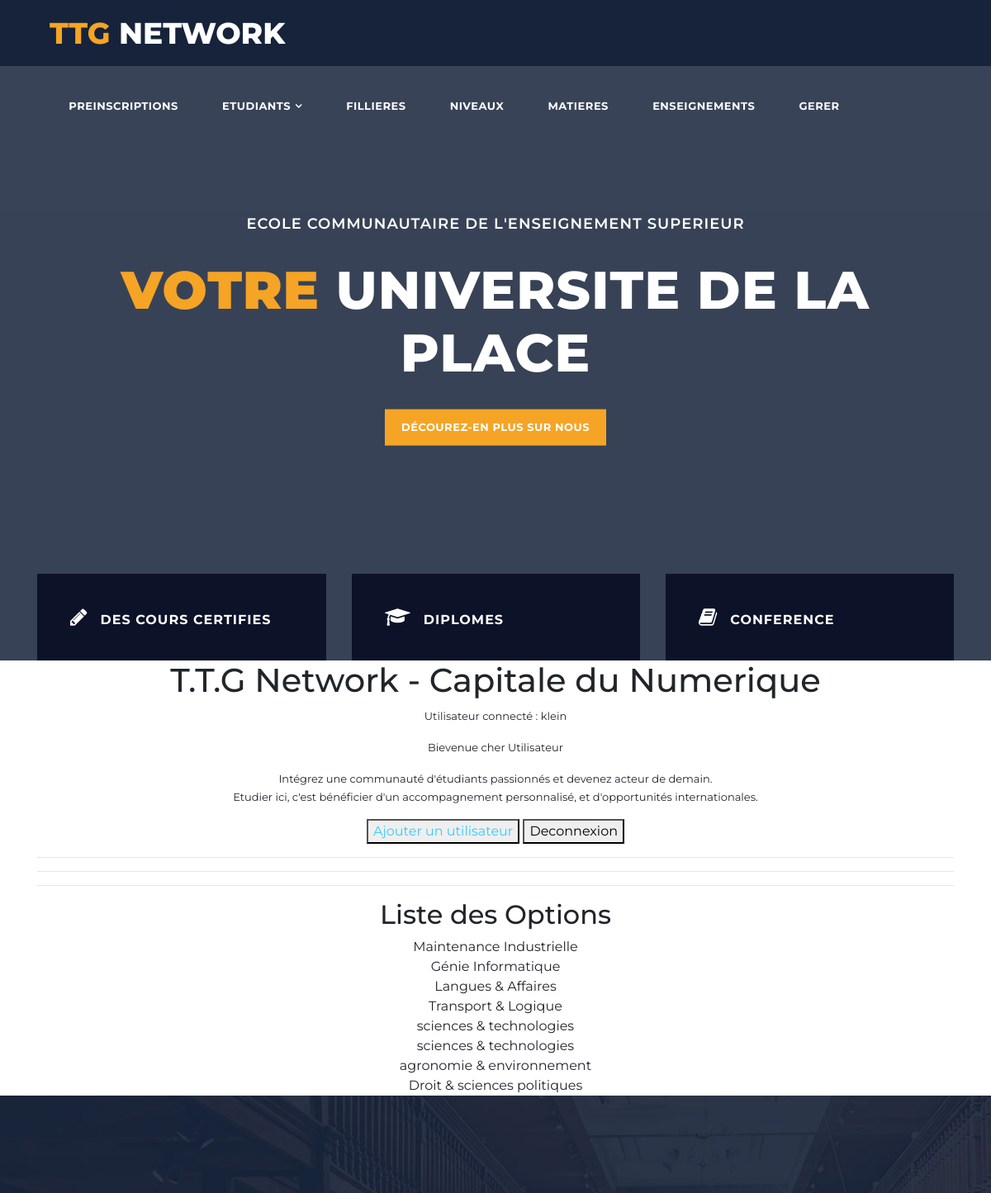
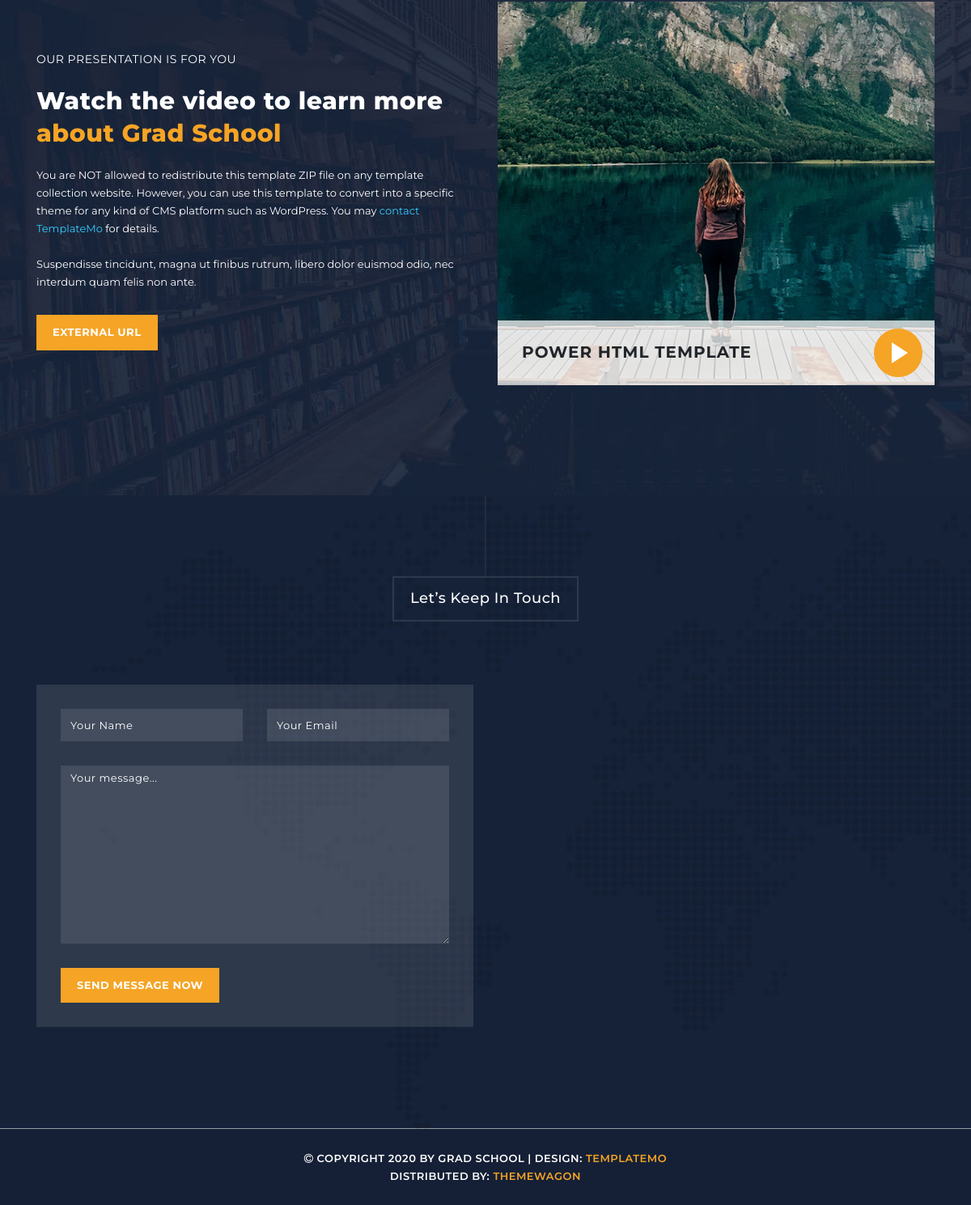
Page /options/ (signed in) on the committed database (2 pictures, top to bottom).
### core/models.py (models this page shows, shortened)
class User(AbstractUser):
    ROLES = (
        ('admin', 'Administrateur'),
        ('formateur', 'Formateur'),
        ('etudiant', 'Étudiant'),
        ('parent', 'Parent'),
    )
    role = models.CharField(max_length=20, choices=ROLES)
    code_formateur = models.CharField(max_length=10, unique=True, null=True, blank=True)
    code_parent = models.CharField(max_length=10, unique=True, null=True, blank=True)
    matricule = models.CharField(max_length=30, unique=True, null=True, blank=True)

class Option(models.Model):
    nom = models.CharField(max_length=100)
    filiere = models.ForeignKey(Filiere, on_delete=models.CASCADE)

### core/views.py (the view)
# urls.py: path('options/', views.options_view, name='options'),
@login_required
def options_view(request):
    options = Option.objects.all()
    return render(request, 'options.html', {'options': options})

### core/templates/options.html (shortened to what this page needs)
{% extends "base.html" %}
{% block content %}
  <hr>
  <h2>Liste des Options</h2>
  <ul>
    {% for option in options %}
      <li>{{ option.nom }}</li>
    {% endfor %}
  </ul>
{% endblock %}

### core/templates/base.html (shortened to what this page needs)
<!DOCTYPE html>
<html lang="en">
{% load static %}
  <head>
    <link href="{% static 'assets/vendor/bootstrap/css/bootstrap.min.css' %}" rel="stylesheet">
    <link rel="stylesheet" href="{% static 'assets/css/fontawesome.css' %}">
    <link rel="stylesheet" href="{% static 'assets/css/templatemo-grad-school.css' %}">
    <link rel="stylesheet" href="{% static 'assets/css/owl.css' %}">
    <link rel="stylesheet" href="{% static 'assets/css/lightbox.css' %}">
  </head>
<body>
  <header class="main-header clearfix" role="header">
    <div class="logo">
      <a href="#"><em>TTG</em> NETWORK </a>
    </div>
    <nav id="menu" class="main-nav" role="navigation">
      <ul class="main-menu">
        <li><a href="{% url 'preinscription' %}">Preinscriptions</a></li>
        <li class="has-submenu"><a href="{% url 'etudiant' %}">Etudiants</a>
        </li>
        <li><a href="{% url 'filiere' %}">Fillieres</a></li>
        <li><a href="#{% url 'niveau' %}">Niveaux</a></li>
        <li><a href="{% url 'matiere' %}">Matieres</a></li>
        <li><a href="{% url 'enseignement' %}">Enseignements</a></li>
        <li><a href="{% url 'admin:index' %}">Gerer</a></li>
        <li><a href="#section6"></a></li>
        <li><a href="https://templatemo.com" class="external"></a></li>
      </ul>
    </nav>
  </header>
  <section class="section main-banner" id="top" data-section="section1">
      <video autoplay muted loop id="bg-video">
          <source src="static/assets/images/course-video.mp4" type="video/mp4" />
      </video>
      <div class="video-overlay header-text">
          <div class="caption">
              <h6>Ecole Communautaire de l'Enseignement Superieur</h6>
              <h2><em>Votre</em> Universite de la place</h2>
              <div class="main-button">
                  <div class="scroll-to-section"><a href="#section2">Décourez-en plus sur nous</a></div>
              </div>
          </div>
      </div>
  </section>
  <section class="features">
    <div class="container">
      <div class="row">
        <div class="col-lg-4 col-12">
          <div class="features-post">
            <div class="features-content">
              <div class="content-show">
                <h4><i class="fa fa-pencil"></i>Des cours certifies</h4>
              </div>
            </div>
          </div>
        </div>
        <div class="col-lg-4 col-12">
          <div class="features-post second-features">
            <div class="features-content">
              <div class="content-show">
                <h4><i class="fa fa-graduation-cap"></i>Diplomes</h4>
              </div>
            </div>
          </div>
        </div>
        <div class="col-lg-4 col-12">
          <div class="features-post third-features">
            <div class="features-content">
              <div class="content-show">
                <h4><i class="fa fa-book"></i>Conference</h4>
              </div>
            </div>
          </div>
        </div>
      </div>
    </div>
  </section>
      <section class="container" style="text-align: center;">
<h1>T.T.G Network - Capitale du Numerique</h1>
      <main>
          <p>Utilisateur connecté : {{user}}</p>
            {% if user.is_authenticated %}
            {% if user.role %}
            <p>Bievenue cher {{user.role}} </p>
            {% else %}
            <p>Bievenue cher Utilisateur </p>
            {% endif %}
              {% if user.matricule %}
              <p>ton matricule est {{user.matricule}}</p>
              <p>
                  Bienvenue à ECES, là où l'excellence académique rencontre l'innovation. <br>
                  Explorez un univers de savoirs, de découvertes et de réussites. <br>
                  Rejoignez une communauté d'apprenants passionnés et engagés. <br>
                  Ensemble, façonnons un avenir meilleur.
              </p>
              {% else %}
                <p>
                 Intégrez une communauté d'étudiants passionnés et devenez acteur de demain. <br>
                 Etudier ici, c'est bénéficier d'un accompagnement personnalisé, et d'opportunités internationales.
              </p>
              {% endif %}
            {% endif %}
          <button><a href="{% url 'urlregister' %}">Ajouter un utilisateur</a></button>
          <a href="{% url 'urllogout' %}"><button>Deconnexion</button></a>
          <hr>
          <hr>
        </main>
        {% block content %}{% endblock %}
      </section>
     <section class="section video" data-section="section5">
    <div class="container">
      <div class="row">
        <div class="col-md-6 align-self-center">
          <div class="left-content">
            <span>our presentation is for you</span>
            <h4>Watch the video to learn more <em>about Grad School</em></h4>
            <p>You are NOT allowed to redistribute this template ZIP file on any template collection website. However, you can use this template to convert into a specific theme for any kind of CMS platform such as WordPress. You may <a rel="nofollow" href="https://templatemo.com/contact" target="_parent">contact TemplateMo</a> for details.
            <br><br>Suspendisse tincidunt, magna ut finibus rutrum, libero dolor euismod odio, nec interdum quam felis non ante.</p>
            <div class="main-button"><a rel="nofollow" href="https://fb.com/templatemo" target="_parent">External URL</a></div>
          </div>
        </div>
        <div class="col-md-6">
          <article class="video-item">
            <div class="video-caption">
              <h4>Power HTML Template</h4>
            </div>
            <figure>
              <a href="https://www.youtube.com/watch?v=r9LtOG6pNUw" class="play"><img src="assets/images/main-thumb.png"></a>
            </figure>
          </article>
        </div>
      </div>
    </div>
  </section>
  <section class="section contact" data-section="section6">
    <div class="container">
      <div class="row">
        <div class="col-md-12">
          <div class="section-heading">
            <h2>Let’s Keep In Touch</h2>
          </div>
        </div>
        <div class="col-md-6">
          <form id="contact" action="" method="post">
            <div class="row">
              <div class="col-md-6">
                  <fieldset>
                    <input name="name" type="text" class="form-control" id="name" placeholder="Your Name" required="">
                  </fieldset>
                </div>
                <div class="col-md-6">
                  <fieldset>
                    <input name="email" type="text" class="form-control" id="email" placeholder="Your Email" required="">
                  </fieldset>
                </div>
              <div class="col-md-12">
                <fieldset>
                  <textarea name="message" rows="6" class="form-control" id="message" placeholder="Your message..." required=""></textarea>
                </fieldset>
              </div>
              <div class="col-md-12">
                <fieldset>
                  <button type="submit" id="form-submit" class="button">Send Message Now</button>
                </fieldset>
              </div>
            </div>
          </form>
        </div>
        <div class="col-md-6">
          <div id="map">
            <iframe src="https://maps.google.com/maps?q=Av.+L%C3%BAcio+Costa,+Rio+de+Janeiro+-+RJ,+Brazil&t=&z=13&ie=UTF8&iwloc=&output=embed" width="100%" height="422px" frameborder="0" style="border:0" allowfullscreen></iframe>
          </div>
        </div>
      </div>
    </div>
  </section>
  <footer>
    <div class="container">
      <div class="row">
        <div class="col-md-12">
          <p><i class="fa fa-copyright"></i> Copyright 2020 by Grad School
           | Design: <a href="https://templatemo.com" rel="sponsored" target="_parent">TemplateMo</a><br>
           Distributed By: <a href="https://themewagon.com" rel="sponsored" target="_blank">ThemeWagon</a>
          </p>
        </div>
      </div>
    </div>
  </footer>
</body>
</html>

### rows in the picture
User: username "klein"
Option: nom "Maintenance Industrielle"
Option: nom "Génie Informatique"
Option: nom "Langues & Affaires"
Option: nom "Transport & Logique"
Option: nom "sciences & technologies"
Option: nom "sciences & technologies"
Option: nom "agronomie & environnement"
Option: nom "Droit & sciences politiques"
